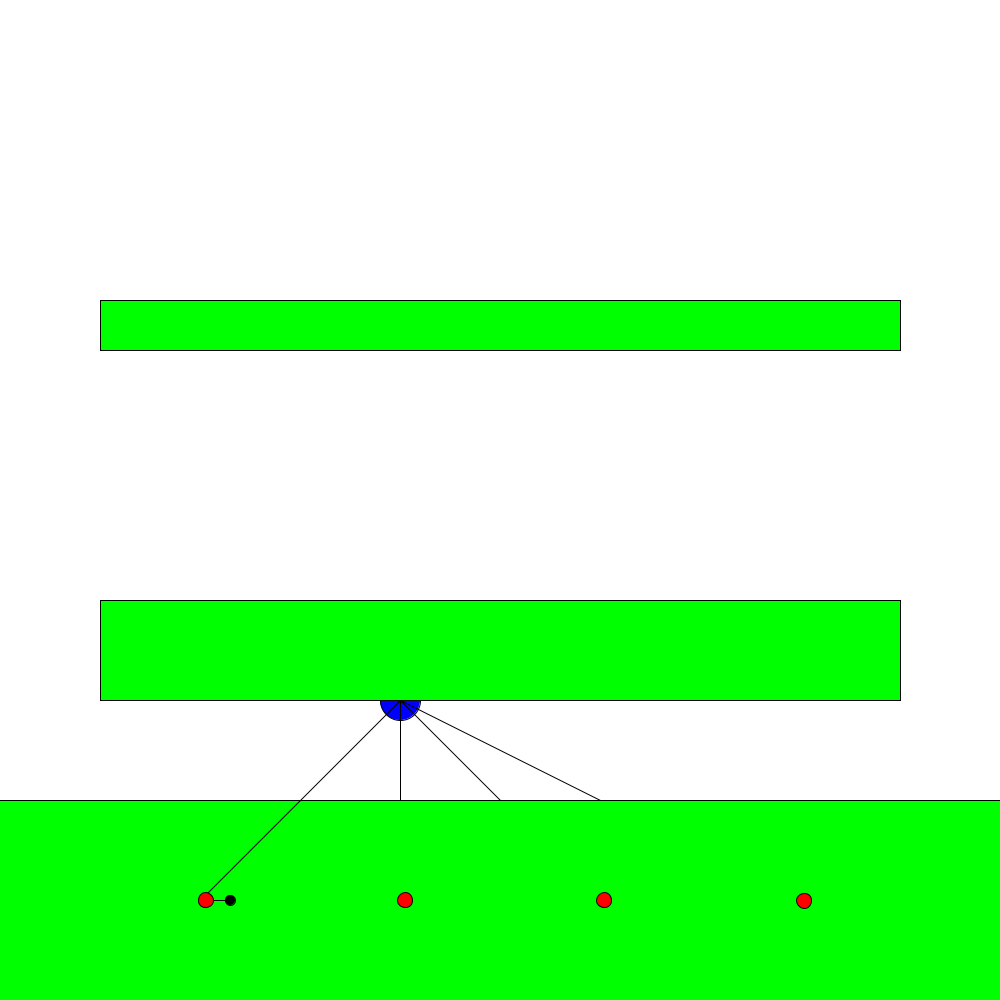
Frame 1 (no input)
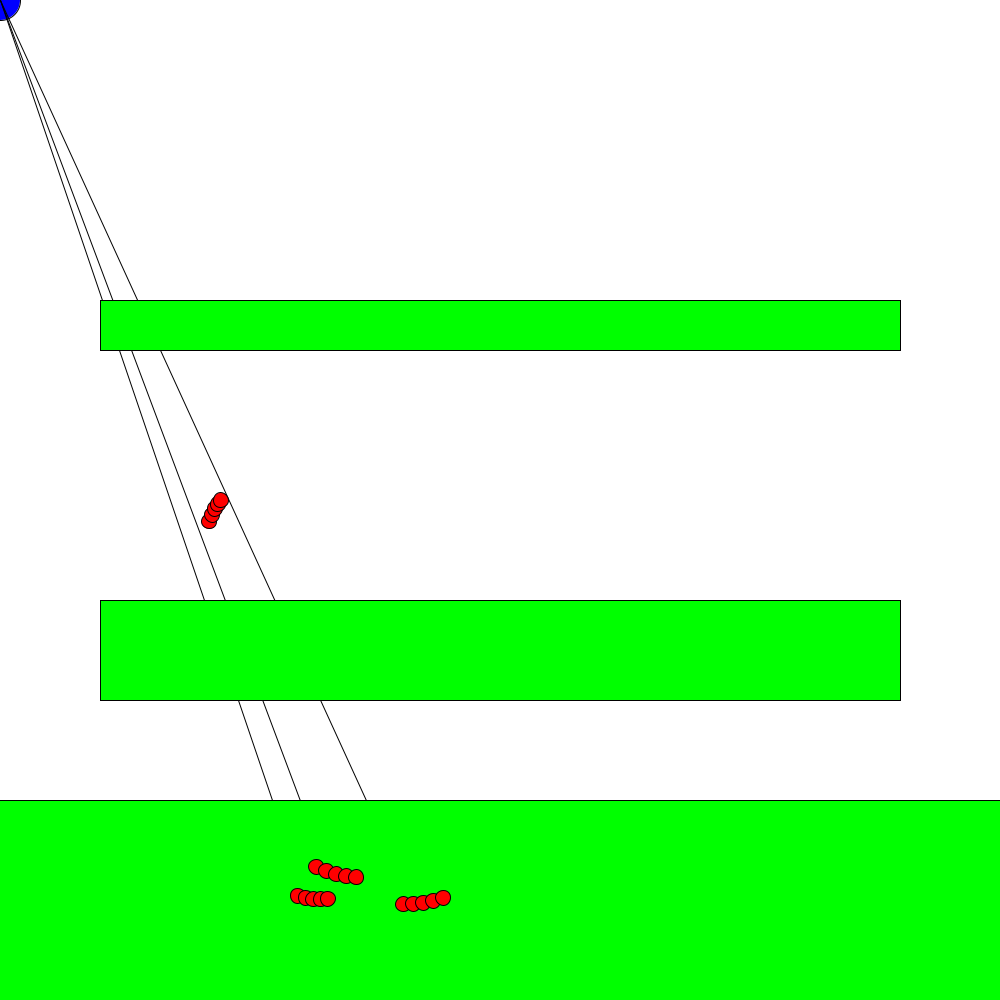
Frame 60 (the mouse pressed at the canvas centre just before this capture)
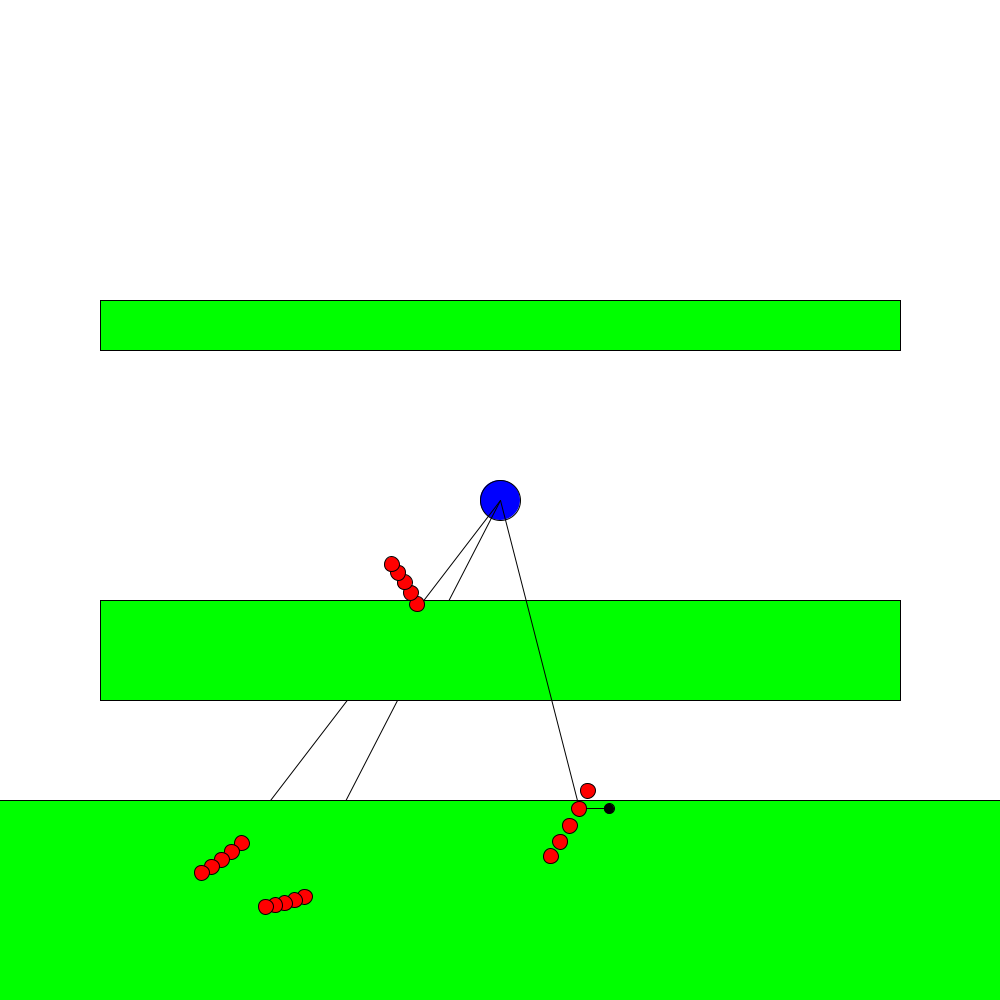
Frame 120 (the mouse held since frame 60 and released just before this capture)

The Processing sketch that drew these frames (run headless with seeded random() and noise(); from frame 60 on, the mouse is pressed at the canvas centre):

// Processing sketch: Worm
// ── Worm.pde
/*
This project is trying to recreate the worm from terraria,

The worm will try and redirct itself when in the ground to target the player and gain
speed

when in the air the worm will stop gaining speed and continue to trave in the same
direction while gravity will be applied.

*/





class Ground{
  /*
  This will be the ground object 
  
  */
  
  float x, y, w, h;
  float[] box;
  
  Ground(float _x, float _y, float _w, float _h){
    
    
    x = _x;
    y = _y;
    w = _w;
    h = _h;
    box = new float[]{x, y, w, h};
    
  }
  
  void drawSprite(){
   
    fill(0, 255, 0);
    rect(x, y, w, h);
    
  }
  
  
}

class Target{
  // The target of the worm
  float x, y, size;
  PVector location;
  Target(){
    x = 400;
    y = 700;
    size = 40;
    location = new PVector(x, y);
  }
  
  void drawSprite(){
    fill(0, 0, 255);
    ellipse(location.x, location.y, size, size);
    
  }
  
  void moveWithMouse(){
   
    location.set(mouseX, mouseY);
    
  }
  
}

class WorldEater{
  float size;
  float xSpeed, ySpeed;
  float angle;
  float angleToTarget;
  PVector location;
  PVector destination, targetLocation, direction;
  PVector[] body;
  int speed;
  boolean ground;
  Target target;
  float[] box;
  
  
  WorldEater(Target t, int spawnX, int spawnY){
    location = new PVector(spawnX, spawnY);
    speed = 2;
    size = 15;
    body = new PVector[5];
    ground = true;
    target = t;
    targetLocation = t.location.copy();
    xSpeed = 5;
    ySpeed = 1;
    ground = false;
    box = new float[]{location.x, location.y, 5, 5};
  }
  
  void drawSprite(){
    fill(255, 0, 0);
    try{
      for(int i = 0; i < body.length; i++){
        
        ellipse(body[i].x, body[i].y, size, size);
        
      } 
    }catch (Exception e){
        println(e);
    }
  }
  
  void newTarget(){
   
    targetLocation = target.location.copy();
    
  }
    
  
  void findDirection(){
    /*
    
    to move we want to go in the direction of the angle gaining speed, then change the angle to try and reaach the target.
    
    
    new to find the angle of the target
    
    
    */
    
    destination = findPointOnCircle(location, radians(angle), 30);
    
    direction = new PVector(targetLocation.x -location.x, targetLocation.y - location.y);
    direction.normalize();
    xSpeed += direction.x;
    ySpeed += direction.y;
    

    float[] d = destination.array();
    float[] l = location.array();
    float[] t = targetLocation.array();
    line(d[0], d[1], l[0], l[1]);
    line(t[0], t[1], l[0], l[1]);
    fill(0);
    ellipse(d[0], d[1], 10, 10);
    
    angleToTarget = PVector.angleBetween(targetLocation, location);
    if (targetLocation.y <= location.y) { angleToTarget = angleToTarget; } else { angleToTarget = angleToTarget + 2*(PI-angleToTarget); }
    println(int(degrees(angleToTarget)));

  }
  
  void gravity(){
   
    ySpeed += 1;
    
    
  }
  
  void move(){
    
    if(xSpeed > 10){
      xSpeed = 10;
    }
    if(xSpeed < -10){
      xSpeed = -10;
    }
    if(ySpeed > 20){
      ySpeed = 20;
    }
    
    location.x +=xSpeed;
    location.y += ySpeed;
    body[0] = location.copy(); 
    box[0] = location.x;
    box[1] = location.y;
    
    
  }
  
  PVector findPointOnCircle(PVector location, float angle, float radius) {

    PVector temp = new PVector();
    // y = r * sin(angle);
    // x = r * cos(angle);
    // r = 50;
    // angle = 50
  
  
    temp.x = location.x + (radius * cos(angle));
    temp.y = location.y + (radius * sin(angle));
  
    return temp;
  }
  
  
  void shiftBodyRight(){
    
    for(int i = body.length - 1; i > 0; i--){
      body[i] = body[i - 1];     
    }
  } 
}


boolean detectHitRect(float[] rect1, float[] rect2) {
  /*
  Checks if two rectangle are touching.
  each Array given should consist of an
  X, Y, Width, Height variable
  
  arguments:
  - rect1: float Array >
  the first rectangle
  - rect2: float Array >
  the second rectangle
  
  return: boolean
  */
  if (rect1[0] < rect2[0] + rect2[2] &&
    rect1[0] + rect1[2] > rect2[0] &&
    rect1[1] < rect2[1] + rect2[3] &&
    rect1[1] + rect1[3] > rect2[1]) {
    // collision detected!
    return true;
  }

  return false;
}

void WorldStuff(WorldEater a){
  a.move();
  
  a.drawSprite();
  a.shiftBodyRight();
  a.newTarget();
  
  
}

void detectHit(WorldEater temp){
  
  for(int i = 0; i< ground.length; i++){
    if(detectHitRect(temp.box, ground[i].box)){
      temp.ground = true;
    }
    ground[i].drawSprite();
  }
  
  if(temp.ground){
    temp.findDirection();
  } else {
    temp.gravity();
  }
  temp.ground = false;
  
}

WorldEater b;
WorldEater c;
WorldEater d;
WorldEater e;
Target target;
Ground[] ground = new Ground[3];

void setup(){
  size(1000,1000);
 
  ground[0] = new Ground(0 - width * 2, 800, width * 5, height * 3);
  ground[1] = new Ground(100, 300, 800, 50);
  ground[2] = new Ground(100, 600, 800, 100);
  target = new Target();
  b = new WorldEater(target, 400, 900);
  c = new WorldEater(target, 600, 900);
  d = new WorldEater(target, 800, 900);
  e = new WorldEater(target, 200, 900);
}


void draw(){
  background(255);
  
  
  
  
  
  
  target.drawSprite();
  target.moveWithMouse();
  detectHit(b);
  detectHit(c);
  detectHit(d);
  detectHit(e);
  WorldStuff(b);
  WorldStuff(c);
  WorldStuff(d);
  WorldStuff(e);
  
  
}
